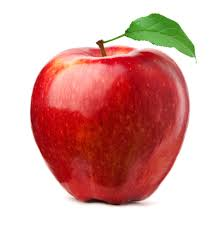
#> input picture input.jpg, 224 x 225 px, found by its file name
$ python app14.py
#> lines starting #> are read from the running program, lines starting #| are printed output that depends on the picture; after the words box and inside, x2 and y2 are one past the last pixel; in counts of white or black regions, pixels touching at a corner belong together
import cv2

def remove_watermark(image_path, output_path):
    # Load the image
    img = cv2.imread(image_path)
#> img is the input picture: shape (225, 224, 3); mean B, G, R 163.7, 168.2, 219.3

    # Convert the image to grayscale
    gray = cv2.cvtColor(img, cv2.COLOR_BGR2GRAY)
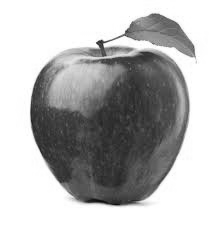
#> gray: shape (225, 224); min 12, max 255, mean 182.9

    # Apply Otsu's thresholding to obtain a binary image
    _, thresh = cv2.threshold(gray, 0, 255, cv2.THRESH_BINARY + cv2.THRESH_OTSU)
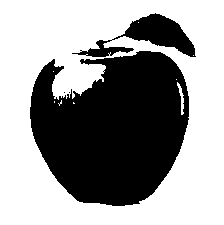
#> thresh: shape (225, 224); 59.9% white; 4 black regions (2 under 20 px), largest, box (x1, y1, x2, y2) and area: (30, 51, 189, 206) 18173, (72, 13, 196, 57) 2016

    # Inpaint the binary image to remove the watermark
    result = cv2.inpaint(img, thresh, inpaintRadius=3, flags=cv2.INPAINT_TELEA)
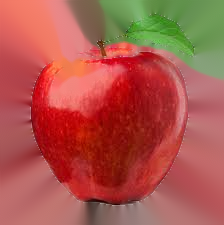
#> result: shape (225, 224, 3); mean B, G, R 75.3, 86.6, 173.2

    # Save the image without watermark
    cv2.imwrite(output_path, result)

    return result

# Example input:
input_image_path = "C:/xampp/htdocs/Image Processing Tool/uploads/input.jpg"
output_image_path = "C:/xampp/htdocs/Image Processing Tool/update/watermark_removed.jpg"

# Remove watermark and save the result
watermark_removed_img = remove_watermark(input_image_path, output_image_path)
